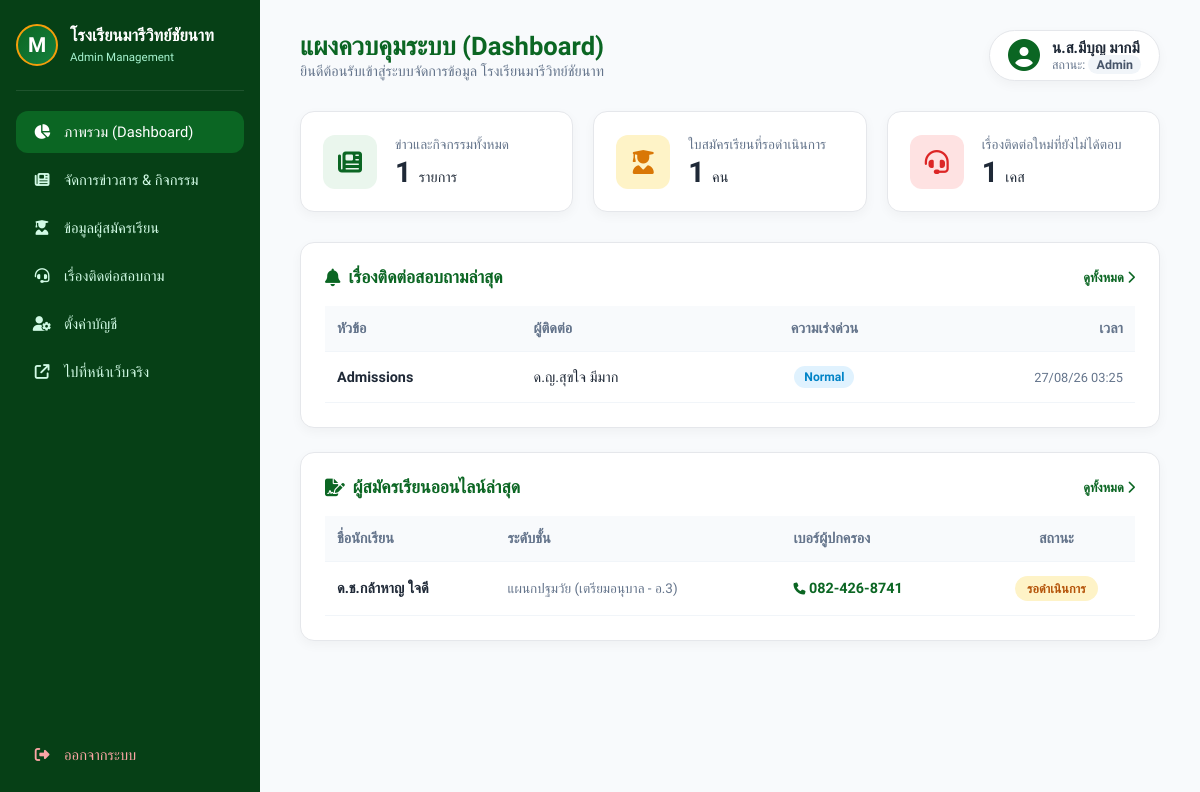
The page /admin/dashboard.php (signed in) on the database its author committed.
### tables this page shows
CREATE TABLE `contact_tickets` (
  `id` int(11) NOT NULL,
  `ticket_code` varchar(30) NOT NULL,
  `topic` varchar(50) NOT NULL,
  `urgency` enum('Normal','Fast','Urgent') DEFAULT 'Normal',
  `sender_name` varchar(150) NOT NULL,
  `sender_phone` varchar(20) NOT NULL,
  `sender_email` varchar(100) DEFAULT NULL,
  `sender_line` varchar(50) DEFAULT NULL,
  `message` text NOT NULL,
  `status` enum('new','in_progress','resolved') DEFAULT 'new',
  `created_at` timestamp NOT NULL DEFAULT current_timestamp()
);

CREATE TABLE `admissions` (
  `id` int(11) NOT NULL,
  `student_name` varchar(150) NOT NULL,
  `grade_level` varchar(50) NOT NULL,
  `parent_phone` varchar(20) NOT NULL,
  `parent_line` varchar(50) DEFAULT NULL,
  `status` enum('pending','contacted','approved','rejected') DEFAULT 'pending',
  `created_at` timestamp NOT NULL DEFAULT current_timestamp()
);

### admin/dashboard.php (the view, shortened to what this page needs)
<?php
require_once 'config.php';
$news_count = $conn->query("SELECT COUNT(*) FROM news")->fetchColumn();
$admissions_pending = $conn->query("SELECT COUNT(*) FROM admissions WHERE status = 'pending'")->fetchColumn();
$tickets_new = $conn->query("SELECT COUNT(*) FROM contact_tickets WHERE status = 'new'")->fetchColumn();
$latest_tickets = $conn->query("SELECT * FROM contact_tickets ORDER BY id DESC LIMIT 5")->fetchAll();
$latest_admissions = $conn->query("SELECT * FROM admissions ORDER BY id DESC LIMIT 5")->fetchAll();
?>
<!DOCTYPE html>
<html lang="th">
<head>
    <link rel="stylesheet" href="../assets/css/admin-style.css">
    <link rel="stylesheet" href="https://cdnjs.cloudflare.com/ajax/libs/font-awesome/6.4.0/css/all.min.css">
</head>
<body>
    <?php include 'sidebar.php'; ?>
    <main>
        <div class="top-header">
            <div>
                <h2>แผงควบคุมระบบ (Dashboard)</h2>
                <p>ยินดีต้อนรับเข้าสู่ระบบจัดการข้อมูล โรงเรียนมารีวิทย์ชัยนาท</p>
            </div>
          <div class="user-profile-box" style="display: flex; align-items: center; gap: 12px; background: #fff; padding: 8px 18px; border-radius: 30px; box-shadow: var(--shadow-sm); border: 1px solid #e5e7eb;">
    <i class="fa-solid fa-circle-user fa-2xl" style="color: var(--primary-green);"></i>
    <div>
        <div style="font-weight: 700; font-size: 0.95rem; color: var(--text-main);">
            <?php echo htmlspecialchars($_SESSION['admin_name'] ?? 'ผู้ดูแลระบบ'); ?>
        </div>
        <div style="font-size: 0.78rem; color: var(--text-sub);">
            สถานะ:
            <?php
                $role_check = strtolower(trim($_SESSION['admin_role'] ?? 'admin'));
                if ($role_check === 'superadmin'):
            ?>
                <strong style="color: #0284c7; background: #e0f2fe; padding: 2px 8px; border-radius: 12px;">SuperAdmin</strong>
            <?php else: ?>
                <strong style="color: #475569; background: #f1f5f9; padding: 2px 8px; border-radius: 12px;">Admin</strong>
            <?php endif; ?>
        </div>
    </div>
</div>
        </div>
        <div class="stats-grid">
            <div class="stat-card">
                <div class="stat-icon" style="background: var(--light-green); color: var(--primary-green);">
                    <i class="fa-solid fa-newspaper"></i>
                </div>
                <div class="stat-info">
                    <span>ข่าวและกิจกรรมทั้งหมด</span>
                    <h3><?php echo $news_count; ?> <small style="font-size: 0.9rem; font-weight: 400;">รายการ</small></h3>
                </div>
            </div>
            <div class="stat-card">
                <div class="stat-icon" style="background: #fef3c7; color: #d97706;">
                    <i class="fa-solid fa-user-graduate"></i>
                </div>
                <div class="stat-info">
                    <span>ใบสมัครเรียนที่รอดำเนินการ</span>
                    <h3><?php echo $admissions_pending; ?> <small style="font-size: 0.9rem; font-weight: 400;">คน</small></h3>
                </div>
            </div>
            <div class="stat-card">
                <div class="stat-icon" style="background: #fee2e2; color: #dc2626;">
                    <i class="fa-solid fa-headset"></i>
                </div>
                <div class="stat-info">
                    <span>เรื่องติดต่อใหม่ที่ยังไม่ได้ตอบ</span>
                    <h3><?php echo $tickets_new; ?> <small style="font-size: 0.9rem; font-weight: 400;">เคส</small></h3>
                </div>
            </div>
        </div>
        <div class="dashboard-grid">
            <div class="data-card">
                <div class="data-card-head">
                    <h4><i class="fa-solid fa-bell"></i> เรื่องติดต่อสอบถามล่าสุด</h4>
                    <a href="tickets_manage.php" style="font-size: 0.8rem; color: var(--primary-green); text-decoration: none; font-weight: 600;">ดูทั้งหมด <i class="fa-solid fa-chevron-right"></i></a>
                </div>
                <table>
                    <thead>
                        <tr>
                            <th>หัวข้อ</th>
                            <th>ผู้ติดต่อ</th>
                            <th style="text-align: center;">ความเร่งด่วน</th>
                            <th style="text-align: right;">เวลา</th>
                        </tr>
                    </thead>
                    <tbody>
                        <?php if (count($latest_tickets) > 0): ?>
                            <?php foreach ($latest_tickets as $ticket): ?>
                                <tr>
                                    <td><strong><?php echo htmlspecialchars($ticket['topic']); ?></strong></td>
                                    <td><?php echo htmlspecialchars($ticket['sender_name']); ?></td>
                                    <td style="text-align: center;">
                                        <?php
                                            $uClass = 'badge-normal';
                                        ?>
                                        <span class="badge-pill <?php echo $uClass; ?>"><?php echo htmlspecialchars($ticket['urgency']); ?></span>
                                    </td>
                                    <td style="text-align: right; color: var(--text-sub); font-size: 0.8rem;"><?php echo date('d/m/y H:i', strtotime($ticket['created_at'])); ?></td>
                                </tr>
                            <?php endforeach; ?>
                        <?php else: ?>
                            <tr><td colspan="4" style="text-align: center; color: var(--text-sub); padding: 20px;">ยังไม่มีเรื่องติดต่อใหม่</td></tr>
                        <?php endif; ?>
                    </tbody>
                </table>
            </div>
            <div class="data-card">
                <div class="data-card-head">
                    <h4><i class="fa-solid fa-file-signature"></i> ผู้สมัครเรียนออนไลน์ล่าสุด</h4>
                    <a href="admissions_manage.php" style="font-size: 0.8rem; color: var(--primary-green); text-decoration: none; font-weight: 600;">ดูทั้งหมด <i class="fa-solid fa-chevron-right"></i></a>
                </div>
                <table>
                    <thead>
                        <tr>
                            <th>ชื่อนักเรียน</th>
                            <th>ระดับชั้น</th>
                            <th>เบอร์ผู้ปกครอง</th>
                            <th style="text-align: center;">สถานะ</th>
                        </tr>
                    </thead>
                    <tbody>
                        <?php if (count($latest_admissions) > 0): ?>
                            <?php foreach ($latest_admissions as $adm): ?>
                                <tr>
                                    <td><strong><?php echo htmlspecialchars($adm['student_name']); ?></strong></td>
                                    <td style="color: var(--text-sub); font-size: 0.84rem;"><?php echo htmlspecialchars($adm['grade_level']); ?></td>
                                    <td style="white-space: nowrap;">
                                        <a href="tel:<?php echo htmlspecialchars($adm['parent_phone']); ?>" style="color: var(--primary-green); text-decoration: none; font-weight: 600;">
                                            <i class="fa-solid fa-phone" style="font-size: 0.75rem;"></i> <?php echo htmlspecialchars($adm['parent_phone']); ?>
                                        </a>
                                    </td>
                                    <td style="text-align: center;">
                                        <?php
                                            $stClass = 'status-pending';
                                            $stLabel = 'รอดำเนินการ';
                                        ?>
                                        <span class="status-badge <?php echo $stClass; ?>"><?php echo $stLabel; ?></span>
                                    </td>
                                </tr>
                            <?php endforeach; ?>
                        <?php else: ?>
                            <tr><td colspan="4" style="text-align: center; color: var(--text-sub); padding: 20px;">ยังไม่มีผู้สมัครเรียนใหม่</td></tr>
                        <?php endif; ?>
                    </tbody>
                </table>
            </div>
        </div>
    </main>
</body>
</html>

### admin/sidebar.php (shortened to what this page needs)
<?php
$current_admin_page = basename($_SERVER['PHP_SELF']);
?>
<aside>
    <div class="side-brand">
        <div class="side-emblem">M</div>
        <div class="side-brand-title">
            <h3>โรงเรียนมารีวิทย์ชัยนาท</h3>
            <span>Admin Management</span>
        </div>
    </div>
    <nav class="side-nav">
        <a href="dashboard.php" class="nav-link-btn <?php echo ($current_admin_page === 'dashboard.php') ? 'active' : ''; ?>">
            <i class="fa-solid fa-chart-pie"></i> ภาพรวม (Dashboard)
        </a>
        <a href="news_manage.php" class="nav-link-btn <?php echo ($current_admin_page === 'news_manage.php') ? 'active' : ''; ?>">
            <i class="fa-solid fa-newspaper"></i> จัดการข่าวสาร & กิจกรรม
        </a>
        <a href="admissions_manage.php" class="nav-link-btn <?php echo ($current_admin_page === 'admissions_manage.php') ? 'active' : ''; ?>">
            <i class="fa-solid fa-user-graduate"></i> ข้อมูลผู้สมัครเรียน
        </a>
        <a href="tickets_manage.php" class="nav-link-btn <?php echo ($current_admin_page === 'tickets_manage.php') ? 'active' : ''; ?>">
            <i class="fa-solid fa-headset"></i> เรื่องติดต่อสอบถาม
        </a>
        <a href="profile.php" class="nav-link-btn <?php echo ($current_admin_page === 'profile.php') ? 'active' : ''; ?>">
            <i class="fa-solid fa-user-gear"></i> ตั้งค่าบัญชี
        </a>
        <a href="../index.php" target="_blank" class="nav-link-btn">
            <i class="fa-solid fa-arrow-up-right-from-square"></i> ไปที่หน้าเว็บจริง
        </a>
        <a href="logout.php" class="nav-link-btn btn-logout" style="color: #fca5a5; margin-top: auto;">
            <i class="fa-solid fa-right-from-bracket"></i> ออกจากระบบ
        </a>
    </nav>
</aside>

### assets/css/admin-style.css (style rules this page uses)
:root { --primary-green: #0B6623; --primary-dark: #064016; --light-green: #eaf6ed; --accent-gold: #f59e0b; --text-main: #1f2937; --text-sub: #64748b; --bg-page: #f8fafc; --white: #ffffff; --shadow-sm: 0 4px 12px rgba(0,0,0,0.04); --shadow-md: 0 8px 24px rgba(0,0,0,0.06); --radius-md: 14px; --radius-lg: 20px; --transition: all 0.2s ease; }
* { margin: 0; padding: 0; box-sizing: border-box; font-family: 'Prompt', sans-serif; }
body { background-color: var(--bg-page); color: var(--text-main); display: flex; min-height: 100vh; }
aside { width: 260px; background: var(--primary-dark); color: #ffffff; padding: 24px 16px; display: flex; flex-direction: column; flex-shrink: 0; }
.side-brand { display: flex; align-items: center; gap: 12px; padding-bottom: 24px; margin-bottom: 20px; border-bottom: 1px solid rgba(255,255,255,0.1); }
.side-emblem { width: 42px; height: 42px; background: linear-gradient(135deg, var(--primary-green), #15803d); border-radius: 50%; display: flex; align-items: center; justify-content: center; font-size: 1.3rem; font-weight: 700; border: 2px solid var(--accent-gold); color: #fff; }
.side-brand-title h3 { font-size: 1.05rem; font-weight: 700; color: #fff; line-height: 1.2; }
.side-brand-title span { font-size: 0.72rem; color: #a7f3d0; }
.side-nav { display: flex; flex-direction: column; gap: 6px; flex-grow: 1; }
.nav-link-btn { display: flex; align-items: center; gap: 12px; color: #d1fae5; padding: 12px 16px; border-radius: 12px; text-decoration: none; font-size: 0.92rem; font-weight: 500; transition: var(--transition); }
.nav-link-btn.active { background: var(--primary-green); color: #ffffff; }
.nav-link-btn i { width: 20px; text-align: center; }
main { flex: 1; padding: 30px 40px; overflow-y: auto; }
h2 { font-size: 1.5rem; color: var(--primary-green); font-weight: 700; margin-bottom: 25px; }
.top-header { display: flex; justify-content: space-between; align-items: center; margin-bottom: 30px; flex-wrap: wrap; gap: 16px; }
.top-header h2 { font-size: 1.6rem; color: var(--primary-green); font-weight: 700; line-height: 1.2; margin-bottom: 2px; }
.top-header p { font-size: 0.9rem; color: var(--text-sub); }
.user-profile-box { display: flex; align-items: center; gap: 12px; background: #fff; padding: 8px 18px; border-radius: 30px; box-shadow: var(--shadow-sm); border: 1px solid #e5e7eb; }
.stats-grid { display: grid; grid-template-columns: repeat(auto-fit, minmax(240px, 1fr)); gap: 20px; margin-bottom: 30px; }
.stat-card { background: var(--white); padding: 22px; border-radius: var(--radius-md); box-shadow: var(--shadow-sm); display: flex; align-items: center; gap: 18px; border: 1px solid #e5e7eb; }
.stat-icon { width: 54px; height: 54px; border-radius: 12px; display: flex; align-items: center; justify-content: center; font-size: 1.5rem; flex-shrink: 0; }
.stat-info span { font-size: 0.85rem; color: var(--text-sub); }
.stat-info h3 { font-size: 1.8rem; font-weight: 700; color: var(--text-main); margin-top: 2px; }
.dashboard-grid { display: grid; grid-template-columns: 1fr 1.35fr; gap: 24px; }
.data-card { background: var(--white); border-radius: var(--radius-md); padding: 24px; box-shadow: var(--shadow-sm); border: 1px solid #e5e7eb; }
.data-card-head { display: flex; justify-content: space-between; align-items: center; margin-bottom: 18px; }
.data-card-head h4 { font-size: 1.1rem; color: var(--primary-green); display: flex; align-items: center; gap: 8px; font-weight: 700; }
table { width: 100%; border-collapse: collapse; text-align: left; }
th, td { padding: 14px 12px; border-bottom: 1px solid #f1f5f9; font-size: 0.9rem; vertical-align: middle; }
th { background: #f8fafc; color: var(--text-sub); font-weight: 600; }
.status-badge { display: inline-flex; align-items: center; justify-content: center; padding: 5px 12px; border-radius: 20px; font-size: 0.78rem; font-weight: 700; white-space: nowrap; }
.status-pending { background: #fef3c7; color: #b45309; }
.badge-pill { display: inline-block; padding: 4px 10px; border-radius: 20px; font-size: 0.76rem; font-weight: 600; white-space: nowrap; }
.badge-normal { background: #e0f2fe; color: #0284c7; }
@media (max-width: 1200px) { .dashboard-grid { grid-template-columns: 1fr; } }

### rows shown on the page
contact_tickets: topic "Admissions", sender_name "ด.ญ.สุขใจ มีมาก", urgency "Normal", created_at "27/08/26 03:25"
admissions: student_name "ด.ช.กล้าหาญ ใจดี", grade_level "แผนกปฐมวัย (เตรียมอนุบาล - อ.3)", parent_phone "082-426-8741", stLabel "รอดำเนินการ"

### other values the page prints
$_SESSION['admin_name'] "น.ส.มีบุญ มากมี"
$news_count "1"
$admissions_pending "1"
$tickets_new "1"
